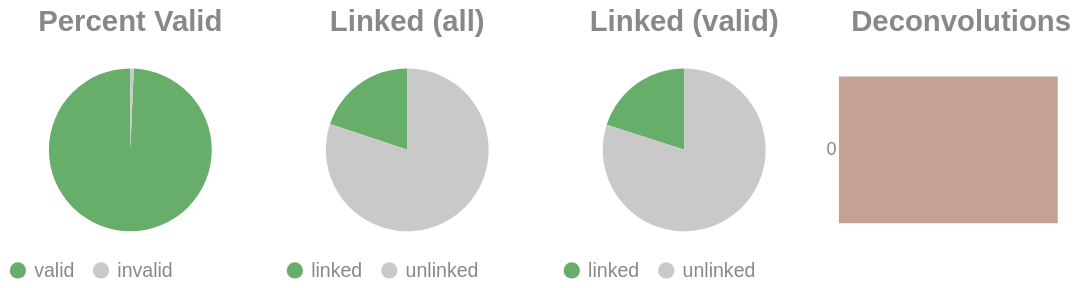

The code cell stored with this chart in its notebook:
### Code cell
if SKIPLR:
    pass
else:
    clash = Counter()
    for i in valids['molecule'].to_list():
        _mol = i.split("-")
        if len(_mol) == 1:
            clash.update('0')
        else:
            clash.update(_mol[-1])

    _d = {"deconvolutions": [], 'count': []}
    for k,v in clash.items():
        _d['deconvolutions'].append(k)
        _d['count'].append(v)

    tot_valid = valids['reads'].sum()
    mask = valids['reads'] >= 2
    n_linked_reads = valids.filter(mask)['reads'].sum()
    if n_linked_reads == 0:
        print_html("No linked molecules (>=2 reads) were detected; skipping linked-only distributions.")
        SKIPLR = True
    else:
        perc_valid = round(tot_valid / n_reads, 4)
        linked_perc_abs = round(n_linked_reads / n_reads, 4)
        linked_perc = round(n_linked_reads / tot_valid, 4)

    _valid = pl.DataFrame({"valids": ['valid', 'invalid'], "count": [tot_valid, n_reads - tot_valid]})
    _linked_abs = pl.DataFrame({"linked (absolute)": ['linked', 'unlinked'], "count": [n_linked_reads, n_reads - n_linked_reads]})
    _linked_rel = pl.DataFrame({"linked (valids)": ['linked', 'unlinked'], "count": [n_linked_reads, tot_valid - n_linked_reads]})

    (
        alt.hconcat(
            piechart(_valid, goodval = 'valid', title = "Percent Valid"),
            piechart(_linked_abs, goodval = "linked", title =  "Linked (all)"),
            piechart(_linked_rel, goodval = "linked", title =  "Linked (valid)"),
            convolutionbar(pl.DataFrame(_d), title = "Deconvolutions"),
            center = True,
            bounds = 'flush'
        )
        .resolve_scale(color='independent')
        .resolve_legend('independent')
        .properties(usermeta={'embedOptions': {"actions": False}})
    ).display()

### Figure 1 — Vega-Lite specification as saved in the notebook (floating-point values rounded to 4 significant figures)
{"width": "container", "height": 400, "config": {"title": {"anchor": "start", "dy": -15, "fontSize": 18, "color": "#888888", "subtitleColor": "#888888", "subtitleFontSize": 14}, "arc": {"fill": "#0072B2"}, "axis": {"domainColor": "#888888", "domainWidth": 0.5, "gridWidth": 0.2, "grid": false, "titleFontWeight": 400, "titleFontSize": 15, "labelFontSize": 11, "labelColor": "#888888", "tickColor": "#888888", "tickWidth": 0.2, "titleColor": "#888888"}, "axisBand": {"grid": false}, "axisX": {"grid": true, "tickSize": 10, "domainCap": "round"}, "axisY": {"domain": false, "grid": true, "tickSize": 0, "domainCap": "round"}, "background": "transparent", "header": {"labelFontSize": 15, "labelColor": "#888888", "titleFontSize": 15, "titleFontWeight": 600, "titleColor": "#888888"}, "legend": {"labelFont": "sans-serif", "labelFontSize": 12, "labelColor": "#888888", "symbolSize": 100, "symbolType": "circle", "titleFontSize": 12, "titlePadding": 10, "titleColor": "#888888", "title": null}, "range": {"category": ["#E69F00", "#56B4E9", "#009E73", "#F0E442", "#0072B2", "#D55E00", "#CC79A7", "#000000"], "diverging": ["#cfe8f3", "#a2d4ec", "#73bfe2", "#46abdb", "#1696d2", "#12719e"]}, "area": {"fill": "#0072B2", "fillOpacity": 0.7, "line": true, "strokeOpacity": 0.7}, "line": {"color": "#0072B2", "stroke": "#0072B2", "strokeWidth": 2}, "trail": {"color": "#0072B2", "stroke": "#0072B2", "strokeWidth": 0, "size": 1}, "point": {"filled": true, "fillOpacity": 1.0, "size": 95}, "text": {"color": "#888888", "fontSize": 11, "align": "right", "fontWeight": 400, "size": 11}, "bar": {"fill": "#0072B2", "stroke": null}, "view": {"stroke": null, "continuousWidth": 660, "continuousHeight": 400}}, "hconcat": [{"data": {"name": "data-3badc7d61eadc2f2bd0a467dc67c489f"}, "mark": {"type": "arc"}, "encoding": {"color": {"field": "valids", "legend": {"orient": "bottom", "title": null}, "scale": {"domain": ["valid", "invalid"], "range": ["#68ae6b", "#C9C9C9"]}, "title": "Valids", "type": "nominal"}, "theta": {"field": "count", "type": "quantitative"}, "tooltip": [{"field": "valids", "title": "Valids", "type": "ordinal"}, {"field": "percent", "format": ".2%", "title": "Percent", "type": "quantitative"}, {"field": "count", "title": "Count", "type": "quantitative"}]}, "height": 100, "title": {"text": "Percent Valid", "align": "center", "anchor": "middle"}, "transform": [{"calculate": "datum.count / 4557689", "as": "percent"}], "width": 150}, {"data": {"name": "data-c9cf1a78ede49296f963707e5afa1c3d"}, "mark": {"type": "arc"}, "encoding": {"color": {"field": "linked (absolute)", "legend": {"orient": "bottom", "title": null}, "scale": {"domain": ["linked", "unlinked"], "range": ["#68ae6b", "#C9C9C9"]}, "title": "Linked (Absolute)", "type": "nominal"}, "theta": {"field": "count", "type": "quantitative"}, "tooltip": [{"field": "linked (absolute)", "title": "Linked (Absolute)", "type": "ordinal"}, {"field": "percent", "format": ".2%", "title": "Percent", "type": "quantitative"}, {"field": "count", "title": "Count", "type": "quantitative"}]}, "height": 100, "title": {"text": "Linked (all)", "align": "center", "anchor": "middle"}, "transform": [{"calculate": "datum.count / 4557689", "as": "percent"}], "width": 150}, {"data": {"name": "data-399377cac3e9b71c6ecd1a08e2cf10d5"}, "mark": {"type": "arc"}, "encoding": {"color": {"field": "linked (valids)", "legend": {"orient": "bottom", "title": null}, "scale": {"domain": ["linked", "unlinked"], "range": ["#68ae6b", "#C9C9C9"]}, "title": "Linked (Valids)", "type": "nominal"}, "theta": {"field": "count", "type": "quantitative"}, "tooltip": [{"field": "linked (valids)", "title": "Linked (Valids)", "type": "ordinal"}, {"field": "percent", "format": ".2%", "title": "Percent", "type": "quantitative"}, {"field": "count", "title": "Count", "type": "quantitative"}]}, "height": 100, "title": {"text": "Linked (valid)", "align": "center", "anchor": "middle"}, "transform": [{"calculate": "datum.count / 4526555", "as": "percent"}], "width": 150}, {"data": {"name": "data-6f9ff8a40151466d85f149730cd71902"}, "mark": {"type": "bar"}, "encoding": {"color": {"field": "deconvolutions", "legend": null, "scale": {"scheme": "lightgreyred"}, "type": "nominal"}, "tooltip": [{"field": "deconvolutions", "title": "Deconvolutions", "type": "ordinal"}, {"field": "percent", "format": ".2%", "title": "Percent", "type": "quantitative"}, {"field": "count", "title": "Count", "type": "quantitative"}], "x": {"axis": null, "field": "count", "type": "quantitative"}, "y": {"field": "deconvolutions", "sort": "ascending", "title": null, "type": "nominal"}}, "height": 100, "title": {"text": "Deconvolutions", "align": "center", "anchor": "middle"}, "transform": [{"calculate": "datum.count / 4030025", "as": "percent"}], "width": 150}], "bounds": "flush", "center": true, "resolve": {"legend": {"angle": "independent"}, "scale": {"color": "independent"}}, "usermeta": {"embedOptions": {"actions": false}}, "$schema": "https://vega.github.io/schema/vega-lite/v6.1.0.json", "datasets": {"data-3badc7d61eadc2f2bd0a467dc67c489f": [{"valids": "valid", "count": 4526555}, {"valids": "invalid", "count": 31134}], "data-c9cf1a78ede49296f963707e5afa1c3d": [{"linked (absolute)": "linked", "count": 905571}, {"linked (absolute)": "unlinked", "count": 3652118}], "data-399377cac3e9b71c6ecd1a08e2cf10d5": [{"linked (valids)": "linked", "count": 905571}, {"linked (valids)": "unlinked", "count": 3620984}], "data-6f9ff8a40151466d85f149730cd71902": [{"deconvolutions": "0", "count": 4030025}]}}
